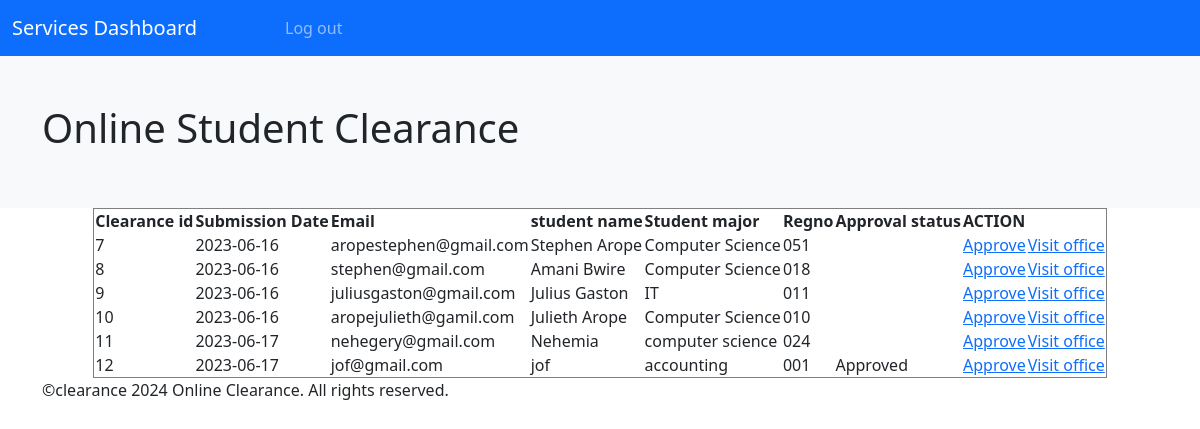
/services.php, run on the app's committed database.
### tables this page shows
CREATE TABLE `clearance` (
  `clearance_id` int(11) NOT NULL,
  `student_id` int(11) DEFAULT NULL,
  `status` varchar(50) DEFAULT NULL,
  `submission_date` date DEFAULT NULL,
  `student_email` varchar(50) DEFAULT NULL,
  `student_name` varchar(50) DEFAULT NULL,
  `student_major` varchar(50) DEFAULT NULL,
  `matric` varchar(50) DEFAULT NULL,
  `username` varchar(50) DEFAULT NULL,
  `lib` varchar(20) DEFAULT NULL,
  `finance` varchar(10) DEFAULT NULL,
  `services` varchar(10) DEFAULT NULL
);

### services.php (the view, shortened to what this page needs)
<html>
<head>
	<link rel="stylesheet" type="text/css" href="bootstrap.css">
</head>
<body>
	<header>
		<nav class="navbar navbar-expand-lg navbar-dark bg-primary">
			<div class="container-fluid">
				<a class="navbar-brand" href="#">Services Dashboard</a>
				<div class="collapse navbar-collapse" id="navbarNav">
					<ul class="navbar-nav">
						<li class="nav-item">
							<a class="nav-link" href=""></a>
						</li>
						<li class="nav-item">
							<a class="nav-link" href="#"></a>
						</li>
						<li class="nav-item">
							<a class="nav-link" href="#"></a>
						</li>
						<li class="nav-item">
							<a class="nav-link" href="approveclearance.php"></a>
						</li>
						<li class="nav-item">
							<a class="nav-link" href="logout.php">Log out</a>
						</li>
					</ul>
				</div>
			</div>
		</nav>
	</header>
	<section id="hero" class="bg-light">
		<div class="container py-5">
			<div class="row">
				<div class="col-md-8">
					<h1>Online Student Clearance</h1>
				</div>
			</div>
		</div>
	</section>
	<div class="container">
	<?php
	$link = mysqli_connect("localhost","root","","clearancedb");
$query="select * from clearance";
$result=mysqli_query($link,$query);
echo "<table border='' align='center'>";
echo "<tr>
        <th>Clearance id</th>
        <th>Submission Date</th>
        <th>Email</th>
        <th>student name</th>
        <th>Student major</th>
        <th>Regno</th>
        <th>Approval status</th>
        <th colspan='2'>ACTION</th>
    </tr>";
while($row=mysqli_fetch_array($result)){
    echo "<tr>";
    echo "<td>".$row['clearance_id']."</td>";
    echo "<td>".$row['submission_date']."</td>";
    echo "<td>".$row['student_email']."</td>";
    echo "<td>".$row['student_name']."</td>";
    echo "<td>".$row['student_major']."</td>";
    echo "<td>".$row['matric']."</td>";
    echo "<td>".$row['services']."</td>";
    echo "<td><a href='approval_services.php?id=".$row['clearance_id']."'>Approve</a></td>";
	echo "<td><a href='visit_services.php?id=".$row['clearance_id']."'>Visit office</a></td>";
    echo "</tr>";
}
echo"</table>";
?>
	<p>&copyclearance <?php echo date("Y"); ?> Online Clearance. All rights reserved.</p>
</body>
</html>

### data on the page
clearance: clearance_id "7", submission_date "2023-06-16", student_email "aropestephen@gmail.com", student_name "Stephen Arope", student_major "Computer Science", matric "051"
clearance: clearance_id "8", submission_date "2023-06-16", student_email "stephen@gmail.com", student_name "Amani Bwire", student_major "Computer Science", matric "018"
clearance: clearance_id "9", submission_date "2023-06-16", student_email "juliusgaston@gmail.com", student_name "Julius Gaston", student_major "IT", matric "011"
clearance: clearance_id "10", submission_date "2023-06-16", student_email "aropejulieth@gamil.com", student_name "Julieth Arope", student_major "Computer Science", matric "010"
clearance: clearance_id "11", submission_date "2023-06-17", student_email "nehegery@gmail.com", student_name "Nehemia", student_major "computer science", matric "024"
clearance: clearance_id "12", submission_date "2023-06-17", student_email "jof@gmail.com", student_name "jof", student_major "accounting", matric "001", services "Approved"
